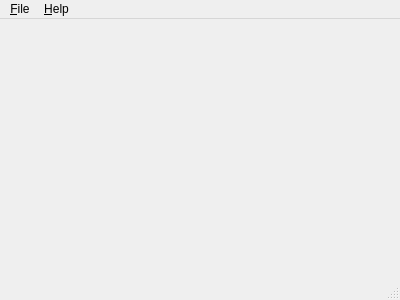
<?xml version="1.0" encoding="UTF-8"?>
<ui version="4.0">
 <class>MainWindow</class>
 <widget class="QMainWindow" name="MainWindow">
  <property name="geometry">
   <rect>
    <x>0</x>
    <y>0</y>
    <width>400</width>
    <height>300</height>
   </rect>
  </property>
  <property name="windowTitle">
   <string>MainWindow</string>
  </property>
  <property name="unifiedTitleAndToolBarOnMac">
   <bool>true</bool>
  </property>
  <widget class="QWidget" name="centralWidget"/>
  <widget class="QMenuBar" name="menuBar">
   <property name="geometry">
    <rect>
     <x>0</x>
     <y>0</y>
     <width>400</width>
     <height>22</height>
    </rect>
   </property>
   <property name="nativeMenuBar">
    <bool>false</bool>
   </property>
   <widget class="QMenu" name="menu_File">
    <property name="title">
     <string>&amp;File</string>
    </property>
    <addaction name="actionE_xit"/>
   </widget>
   <widget class="QMenu" name="menu_Help">
    <property name="title">
     <string>&amp;Help</string>
    </property>
    <addaction name="action_About"/>
   </widget>
   <addaction name="menu_File"/>
   <addaction name="menu_Help"/>
  </widget>
  <widget class="QStatusBar" name="statusBar"/>
  <action name="actionE_xit">
   <property name="text">
    <string>E&amp;xit</string>
   </property>
  </action>
  <action name="action_About">
   <property name="text">
    <string>&amp;About</string>
   </property>
  </action>
 </widget>
 <layoutdefault spacing="6" margin="11"/>
 <resources/>
 <connections/>
</ui>
